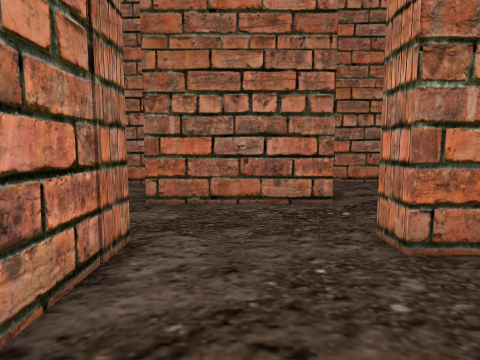
View 1 (above)

24 first-person views from a walk through a 3-D level made in the Unity game engine. The camera is 1.5 m above the floor, tilts 6° down and sees 75° across. The floor is counted in squares, 1 m on a side. Each view is taken from the middle of a square. On the plan, view 1 faces up. The plan holds only what a view shows up to about 15 squares ahead; the rest is blank. The place goes on beyond the plan. The player is left out.

View 2
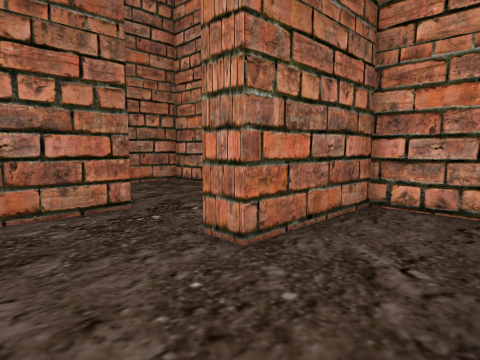

View 3
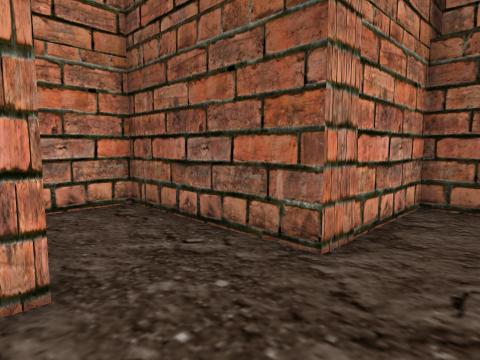

View 4
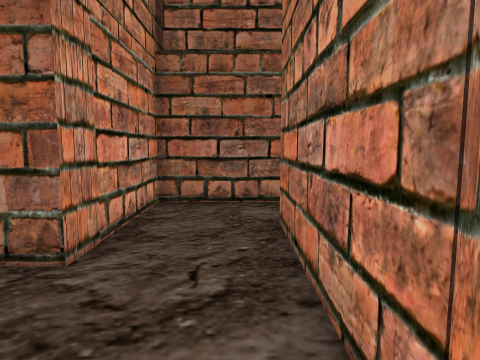

View 5
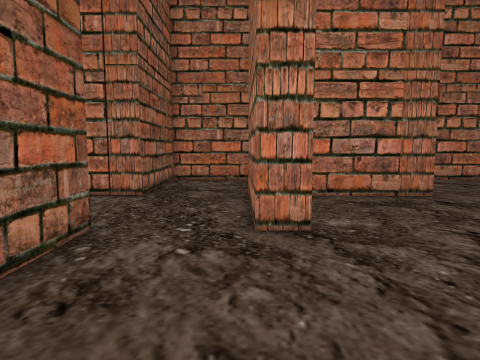

View 6
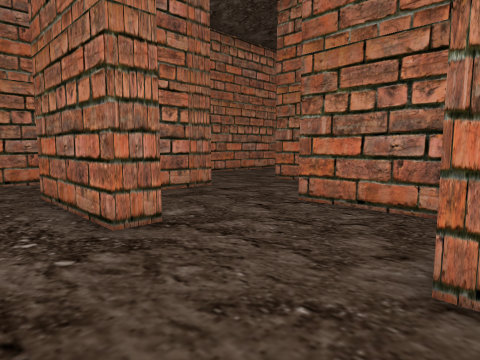

View 7
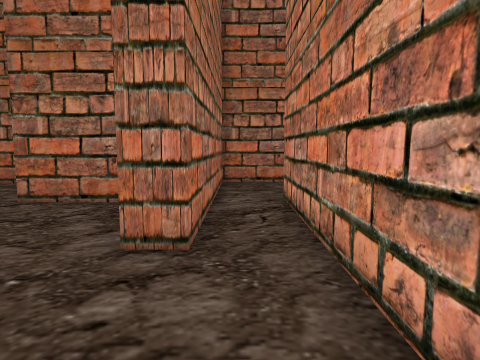

View 8
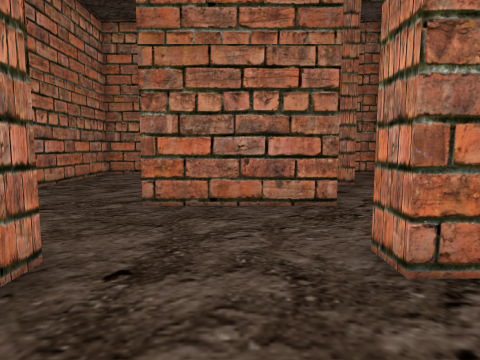

View 9
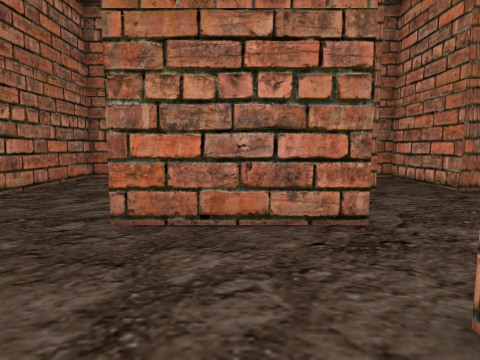

View 10
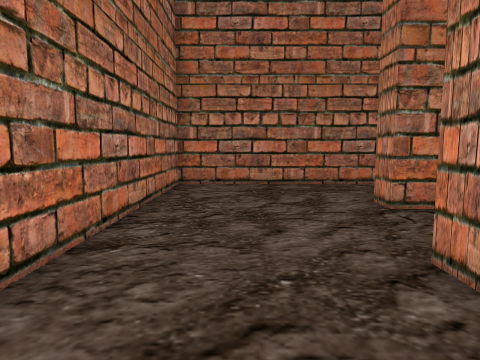

View 11
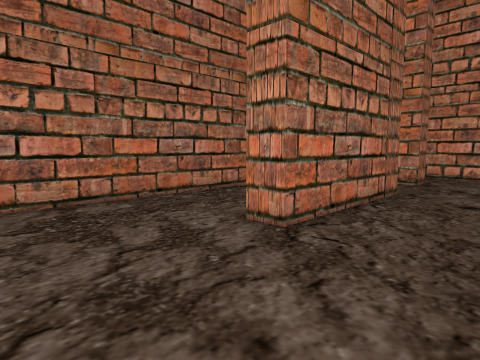

View 12
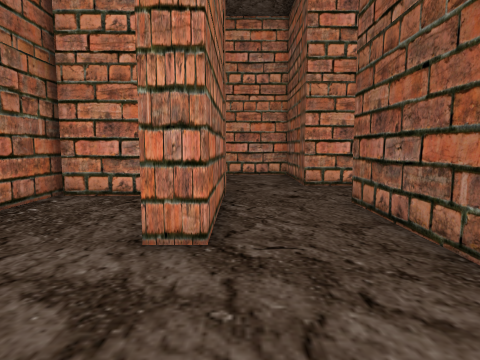

View 13
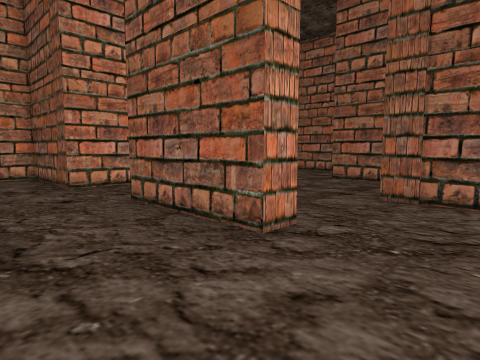

View 14
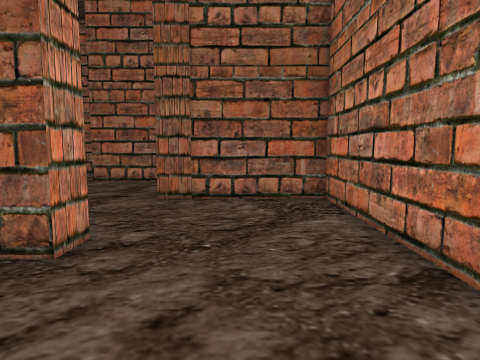

View 15
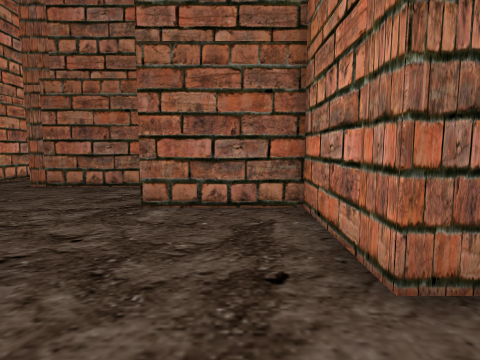

View 16
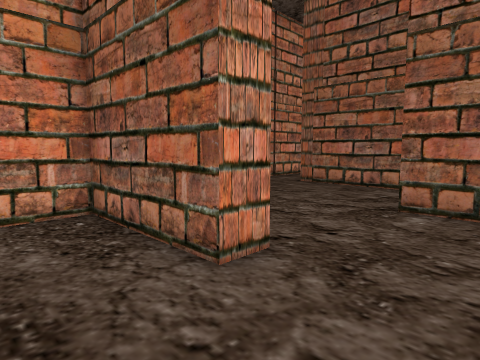

View 17
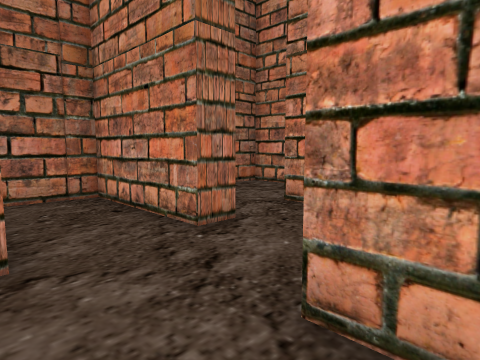

View 18
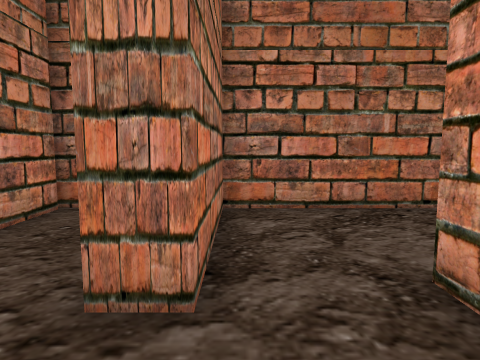

View 19
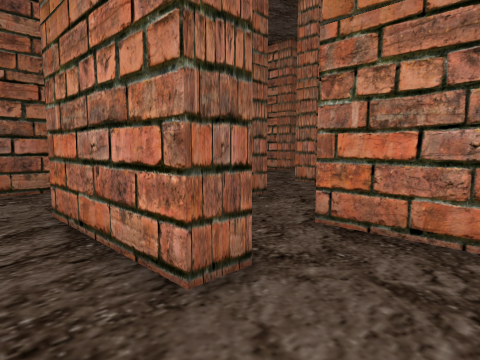

View 20
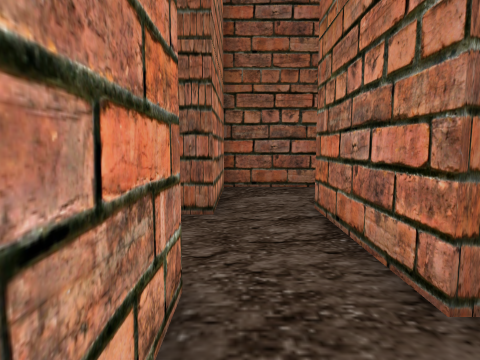

View 21
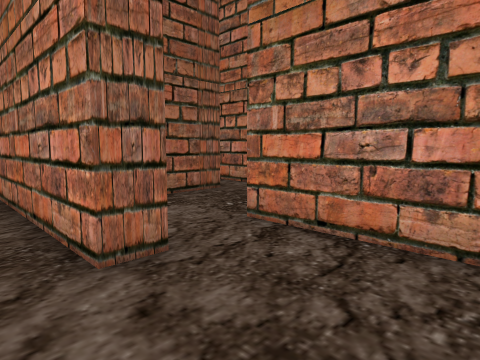

View 22
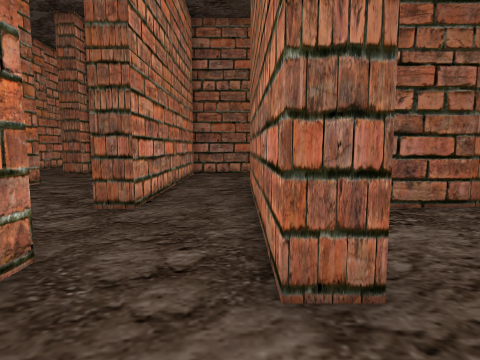

View 23
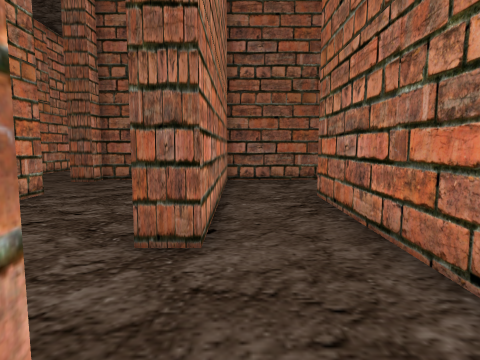

View 24
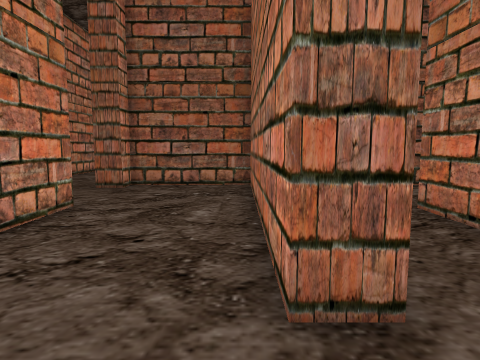

### Floor plan
Points are (right, up) in squares from view 1. A wall is a line through its corners. A room is listed if a view was taken in it or the views show most of it. See-through windows are left out.
Room 1 (views 1, 2, 3, 4)
walls: (-1.8, 4.9) (-1.8, -1.1); (-2.1, -3.5) (1.2, -3.5) (1.2, 1.2) (6.9, 1.2) (6.9, 4.2) (2.3, 4.2) (2.3, 5.3); (1.5, 8.3) (-2.6, 8.3)
ways out: opening at (1.5, 6.5) to room 2; opening at (-2.5, -2.5); opening at (-2, 6.5)
Room 2 (views 5, 6, 7, 8, 9, 10, 11, 12, 13, 14, 15, 16, 17, 18)
walls: (3.5, 17.9) (-1.5, 17.9) (-1.5, 18.9) (3.5, 18.9) (3.5, 17.9); (5.6, 22.5) (-0.3, 22.5) (-0.3, 23.5); (7.2, 11.4) (7.2, 13.5) (2.9, 13.5) (2.9, 14.5) (7.2, 14.5) (7.2, 19.5) (12.2, 19.5) (12.2, 22.4); (4.6, 25) (4.6, 27.5); (9.6, 22.7) (8.6, 22.7) (8.6, 27.7) (-6.5, 27.7) (-6.5, 13.9) (-1.6, 13.9) (-1.6, 9.3) (2.5, 9.3) (2.5, 8.3) (1.5, 8.3); (8.2, 9.5) (7.1, 9.5); (5.6, 27.5) (5.6, 25.6); (2.3, 5.3) (8, 5.3); (10.3, 6.5) (10.3, 9.4); (10.3, 1.9) (10.3, 3.6)
ways out: opening at (1.5, 6.5) to room 1; opening at (10.5, 23) to room 3; opening at (9, 10) to room 5
Room 3 (views 19, 20)
walls: (12.2, 22.4) (12.2, 23.4) (13.1, 23.4); (15.6, 22.8) (15.6, 27.7) (9.6, 27.7) (9.6, 22.7)
ways out: opening at (10.5, 23) to room 2; opening at (14.5, 23) to room 4
Room 4 (views 21, 22, 23, 24)
walls: (19.7, 18) (19.7, 18.6); (15.6, 19.1) (16.6, 19.1) (16.6, 9.2); (25.2, 9) (25.2, 11.6); (20.5, 4.6) (25.2, 4.6) (25.2, 5.5); (13.8, 4.6) (19.7, 4.6) (19.7, 14.5) (20.6, 14.5) (20.6, 5.1); (13.1, 23.4) (13.1, 18.2)
ways out: opening at (14.5, 23) to room 3; opening at (14.5, 19) to room 5
Room 5 (no view inside)
walls: (11.2, 14.5) (13.5, 14.5); (10.9, 18.4) (8.2, 18.4) (8.2, 9.5); (15.6, 14.8) (15.6, 19.1); (10.3, 9.4) (10.3, 14.3) (15.6, 14.3)
ways out: opening at (9, 10) to room 2; opening at (14.5, 19) to room 4

Where each view was taken, in squares from view 1:
view 1: 0 up, 0 right, facing up
view 2: 1 up, 1 left, facing up-right
view 3: 5 up, 1 left, facing down-right
view 4: 5 up, 1 left, facing down
view 5: 8 up, 8 right, facing left
view 6: 6 up, 8 right, facing up-left
view 7: 5 up, 9 right, facing up
view 8: 10 up, 1 right, facing up
view 9: 12 up, 1 right, facing up
view 10: 15 up, 4 left, facing up
view 11: 19 up, 5 left, facing up-right
view 12: 22 up, 5 left, facing right
view 13: 23 up, 5 left, facing down-right
view 14: 23 up, 4 left, facing down
view 15: 17 up, 0 right, facing down
view 16: 17 up, 0 right, facing down-right
view 17: 18 up, 5 right, facing up-right
view 18: 20 up, 10 right, facing up
view 19: 26 up, 15 right, facing down-left
view 20: 26 up, 15 right, facing down
view 21: 23 up, 18 right, facing down-left
view 22: 22 up, 17 right, facing down
view 23: 19 up, 19 right, facing down
view 24: 17 up, 21 right, facing down
